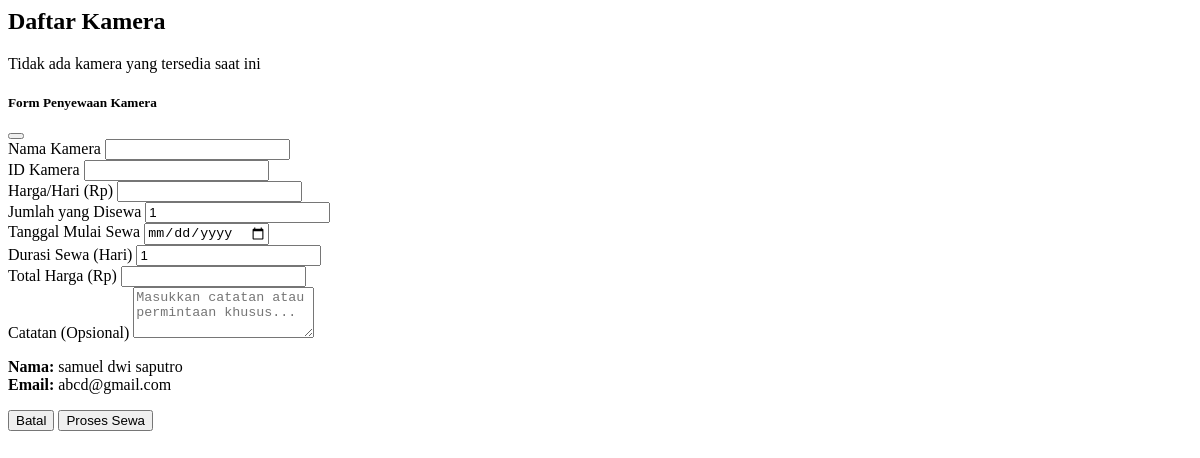
The page /page/daftar_kamera.php (signed in) on the database as committed earlier.
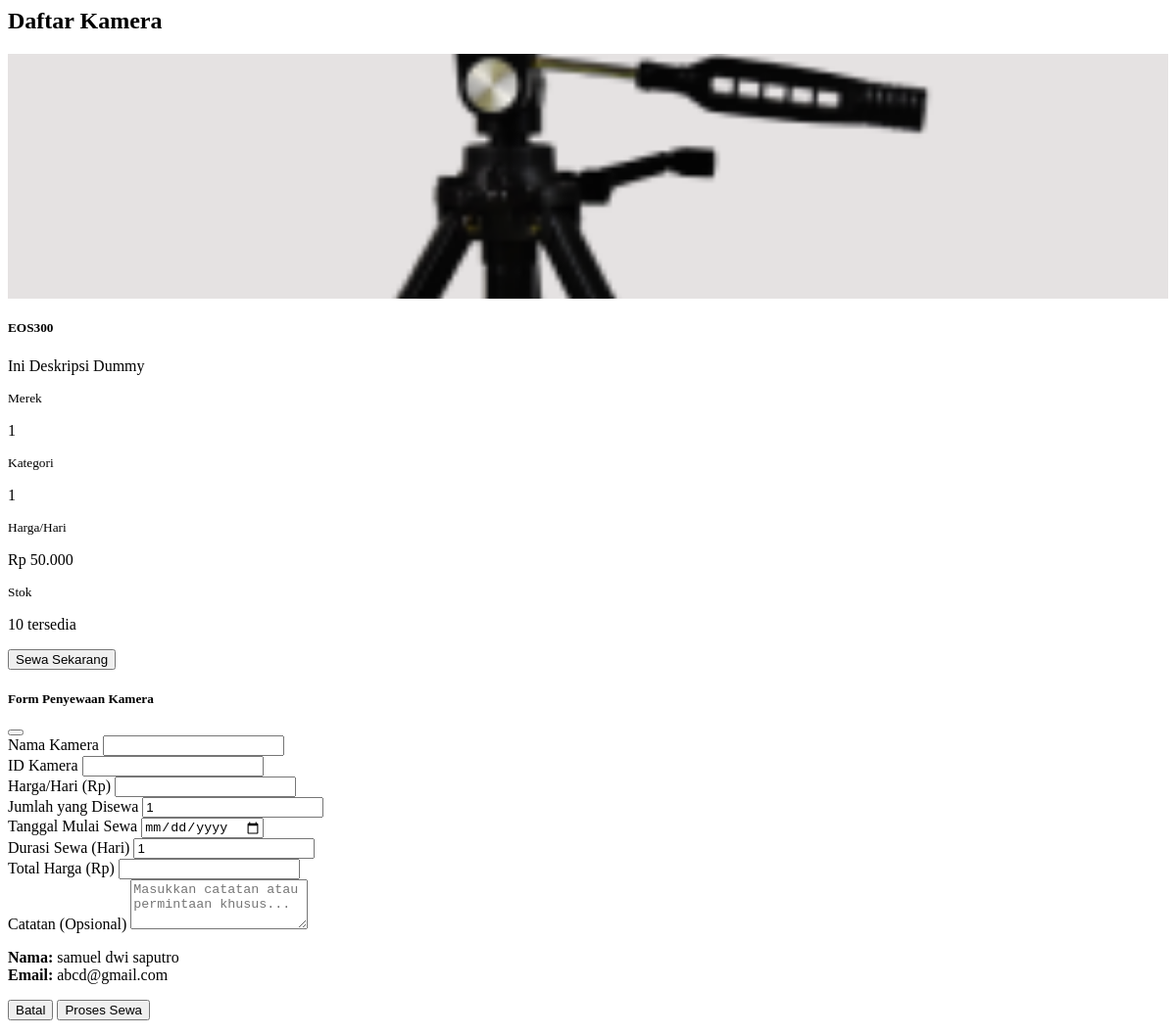
The same page on the database as committed later.
### tables this page shows
CREATE TABLE `tb_barang` (
  `id_barang` varchar(15) NOT NULL,
  `nama_barang` varchar(150) NOT NULL,
  `deskripsi` varchar(255) NOT NULL,
  `harga_sewa_hari` varchar(25) NOT NULL,
  `stok` varchar(8) NOT NULL,
  `merk` varchar(50) NOT NULL,
  `kategori` varchar(25) NOT NULL,
  `gambar` varchar(255) NOT NULL
);

### admin/koneksi.php (called while the page is built, shortened)
<?php
class Database {
    private static $instance = null;
    private $conn;
    private function __construct() {
        $host = "localhost";
        $user = "root";
        $pass = "";
        $db = "rental_kamera";
        $this->conn = new mysqli($host, $user, $pass, $db);
        $this->conn->set_charset("utf8");
    }
    public static function getInstance() {
        if (self::$instance === null) {
            self::$instance = new self();
        }
        return self::$instance;
    }
    public function getConnection() {
        return $this->conn;
    }
}
class Factory {
    private static $models = [];
    public static function create($modelName) {
        $modelFile = __DIR__ . '/model/' . strtolower($modelName) . '.php';
        $className = ucfirst($modelName);
        self::$models[$modelName] = new $className();
        return self::$models[$modelName];
    }
}
function model($modelName) {
    return Factory::create($modelName);
}
?>

### admin/model/barang.php (called while the page is built, shortened)
<?php
require_once "koneksi.php";
class Barang
{
    private $conn;
    public function __construct() {
        $this->conn = Database::getInstance()->getConnection();
    }
    public function tampil()
    {
        $sql = "SELECT * FROM tb_barang";
        $result = $this->conn->query($sql);
        return $result ? $result->fetch_all(MYSQLI_ASSOC) : [];
    }
}

### page/daftar_kamera.php (the view, shortened to what the changed rows need)
<?php
require '../admin/koneksi.php';
$barang = model('barang');
$daftarKamera = $barang->tampil();
$isLoggedIn = isset($_SESSION['id_cust']);
?>
<div class="row mb-4">
    <div class="col-md-12">
        <h2 class="fw-bold mb-4">
            <i class="bi bi-camera"></i> Daftar Kamera
        </h2>
    </div>
</div>
<?php if (empty($daftarKamera)) { ?>
    <div class="alert alert-info text-center">
        <p>Tidak ada kamera yang tersedia saat ini</p>
    </div>
<?php } else { ?>
    <div class="row">
        <?php foreach ($daftarKamera as $kamera) { ?>
            <div class="col-md-4 mb-4">
                <div class="card shadow-sm h-100 hover-card">
                    <div style="height: 250px; overflow: hidden; background-color: #f0f0f0;">
                        <?php
                        $gambarPath = "../admin/uploads/" . $kamera['gambar'];
                        if (!empty($kamera['gambar']) && file_exists($gambarPath)) {
                            echo '<img src="' . $gambarPath . '" alt="' . $kamera['nama_barang'] . '" class="card-img-top" style="width: 100%; height: 100%; object-fit: cover;">';
                        } else {
                            echo '<div class="d-flex align-items-center justify-content-center h-100"><i class="bi bi-image fs-1 text-muted"></i></div>';
                        }
                        ?>
                    </div>
                    <div class="card-body">
                        <h5 class="card-title fw-bold"><?php echo htmlspecialchars($kamera['nama_barang']); ?></h5>
                        <p class="text-muted small"><?php echo htmlspecialchars($kamera['deskripsi']); ?></p>
                        <div class="row mb-3">
                            <div class="col-6">
                                <small class="text-muted">Merek</small>
                                <p class="fw-bold"><?php echo htmlspecialchars($kamera['merk']); ?></p>
                            </div>
                            <div class="col-6">
                                <small class="text-muted">Kategori</small>
                                <p class="fw-bold"><?php echo htmlspecialchars($kamera['kategori']); ?></p>
                            </div>
                        </div>
                        <div class="row mb-3">
                            <div class="col-6">
                                <small class="text-muted">Harga/Hari</small>
                                <p class="fw-bold text-success">Rp <?php echo number_format($kamera['harga_sewa_hari'], 0, ',', '.'); ?></p>
                            </div>
                            <div class="col-6">
                                <small class="text-muted">Stok</small>
                                <p class="fw-bold">
                                    <?php
                                    $stok = intval($kamera['stok']);
                                    if ($stok > 0) {
                                        echo '<span class="badge bg-success">' . $stok . ' tersedia</span>';
                                    } else {
                                        echo '<span class="badge bg-danger">Habis</span>';
                                    }
                                    ?>
                                </p>
                            </div>
                        </div>
                    </div>
                    <div class="card-footer bg-white">
                        <?php if ($stok > 0) { ?>
                            <?php if ($isLoggedIn) { ?>
                                <button class="btn btn-primary w-100 btn-sm"
                                    data-bs-toggle="modal"
                                    data-bs-target="#modalSewa"
                                    onclick="setKameraData('<?php echo $kamera['id_barang']; ?>', '<?php echo htmlspecialchars($kamera['nama_barang']); ?>', '<?php echo $kamera['harga_sewa_hari']; ?>')">
                                    <i class="bi bi-cart-plus"></i> Sewa Sekarang
                                </button>
                            <?php } else { ?>
                                <a href="login.php" class="btn btn-primary w-100 btn-sm">
                                    <i class="bi bi-box-arrow-in-right"></i> Login untuk Sewa
                                </a>
                            <?php } ?>
                        <?php } else { ?>
                            <button class="btn btn-secondary w-100 btn-sm" disabled>
                                <i class="bi bi-ban"></i> Stok Habis
                            </button>
                        <?php } ?>
                    </div>
                </div>
            </div>
        <?php } ?>
    </div>
<?php } ?>

Rows that differ between the two databases and show on the page:
added tb_barang: gambar (picture), nama_barang "EOS300", deskripsi "Ini Deskripsi Dummy", merk "1", kategori "1", harga_sewa_hari "50.000", stok "10"
Other text that changed with them:
text no longer shown: "Tidak ada kamera yang tersedia saat ini"
